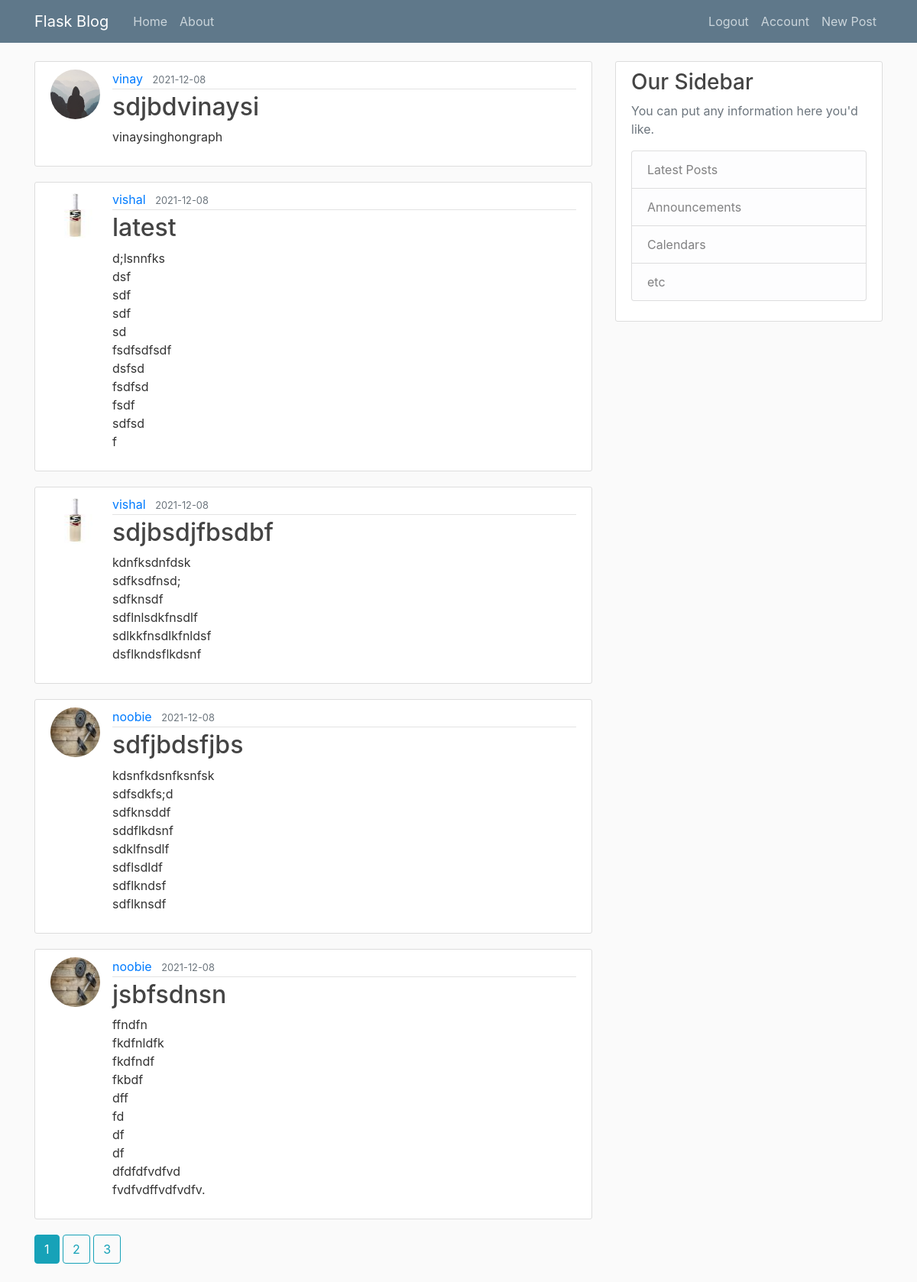
Screenshot of / (signed in) with the database file from the repository.
### flask_blog/models.py (models this page shows, shortened)
class Post(db.Model):
    id = db.Column(db.Integer,primary_key=True)
    title = db.Column(db.String(100),nullable=False)
    date_posted = db.Column(db.DateTime,nullable=False,default=datetime.utcnow)
    content = db.Column(db.Text, nullable=False)
    user_id =db.Column(db.Integer,db.ForeignKey('user.id'),nullable=False)

class User(db.Model, UserMixin):
    id = db.Column(db.Integer, primary_key=True)
    username = db.Column(db.String(20), unique=True, nullable=False)
    email = db.Column(db.String(120), unique=True, nullable=False)
    image_file = db.Column(db.String(20), nullable=False,default='default.jpg')
    password = db.Column(db.String(60), nullable=False)
    posts = db.relationship('Post', backref='author', lazy=True)

### flask_blog/main/routes.py (the view)
@main.route("/")
def home():
    page = request.args.get('page', 1, type=int)
    posts = Post.query.order_by(Post.date_posted.desc()).paginate(page=page,per_page=5)
    return render_template("home.html",posts=posts)

### flask_blog/models.py (called while the page is built)
@login_manager.user_loader
def load_user(user_id):
    return User.query.get(int(user_id))

### flask_blog/templates/home.html (shortened to what this page needs)
{% extends "base.html" %}
{% block content %}
    {% for post in posts.items %}
        <article class="media content-section">
          <img class="rounded-circle article-img" src="{{ url_for('static', filename='profile_pictures/' + post.author.image_file) }}">
          <div class="media-body">
            <div class="article-metadata">
              <a class="mr-2" href="{{url_for('users.user_post',username=post.author.username)}}">{{ post.author.username }}</a>
              <small class="text-muted">{{ post.date_posted.strftime('%Y-%m-%d') }}</small>
            </div>
            <h2><a class="article-title" href="{{ url_for('posts.post',post_id=post.id) }}">{{ post.title }}</a></h2>
            <p class="article-content">{{ post.content }}</p>
          </div>
        </article>
    {% endfor %}
    {% for page_num in posts.iter_pages(left_edge=1, right_edge=1,left_current=1, right_current=2) %}
      {% if page_num %}
        {% if posts.page == page_num %}
          <a class="btn btn-info mb-4" href="{{ url_for('main.home',page=page_num)}}">{{ page_num }}</a>
        {% else %}
           <a class="btn btn-outline-info mb-4" href="{{ url_for('main.home',page=page_num)}}">{{ page_num }}</a>
        {% endif %}
      {% endif %}
    {% endfor %}
{% endblock content %}

### flask_blog/static/main.css (style rules this page uses)
body { background: #fafafa; color: #333333; margin-top: 5rem; }
h1, h2, h3, h4, h5, h6 { color: #444444; }
.content-section { background: #ffffff; padding: 10px 20px; border: 1px solid #dddddd; border-radius: 3px; margin-bottom: 20px; }
.article-title { color: #444444; }
.article-content { white-space: pre-line; }
.article-img { height: 65px; width: 65px; margin-right: 16px; }
.article-metadata { padding-bottom: 1px; margin-bottom: 4px; border-bottom: 1px solid #e3e3e3 }

### rows the page displays
Post: image_file (placeholder picture), author.username "vinay", date_posted "2021-12-08", title "sdjbdvinaysi", content "vinaysinghongraph"
Post: image_file (picture), author.username "vishal", date_posted "2021-12-08", title "latest", content "d;lsnnfks dsf sdf sdf sd fsdfsdfsdf dsfsd fsdfsd fsdf sdfsd f"
Post: image_file (picture), author.username "vishal", date_posted "2021-12-08", title "sdjbsdjfbsdbf", content "kdnfksdnfdsk sdfksdfnsd; sdfknsdf sdflnlsdkfnsdlf sdlkkfnsdlkfnldsf dsflkndsflkdsnf"
Post: image_file (picture), author.username "noobie", date_posted "2021-12-08", title "sdfjbdsfjbs", content "kdsnfkdsnfksnfsk sdfsdkfs;d sdfknsddf sddflkdsnf sdklfnsdlf sdflsdldf sdflkndsf sdflknsdf"
Post: image_file (picture), author.username "noobie", date_posted "2021-12-08", title "jsbfsdnsn", content "ffndfn fkdfnldfk fkdfndf fkbdf dff fd df df dfdfdfvdfvd fvdfvdffvdfvdfv."

### other values shown
{{ page_num }} "1"
{{ page_num }} "2" "3"
